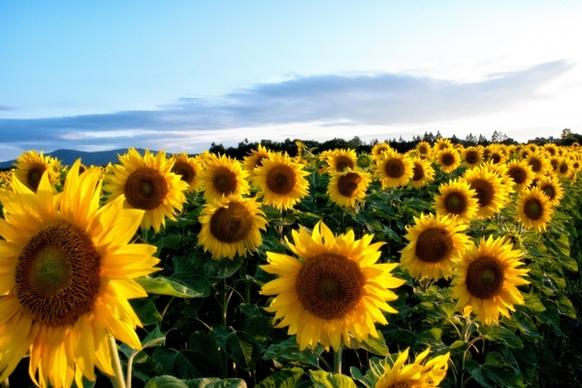
#> input picture CV EXP/test.jpg, 582 x 388 px
$ python CV1.py
#> lines starting #> are read from the running program, lines starting #| are printed output that depends on the picture; after the words box and inside, x2 and y2 are one past the last pixel; in counts of white or black regions, pixels touching at a corner belong together
import cv2
import numpy as np
import matplotlib.pyplot as plt

# ---------- Unicode-safe image loading ----------
image_path = r"C:\Users\Jerry David\OneDrive\문서\CV EXP\test.jpg"

with open(image_path, "rb") as f:
    data = np.frombuffer(f.read(), np.uint8)

img = cv2.imdecode(data, cv2.IMREAD_COLOR)
#> img is the input picture: shape (388, 582, 3); mean B, G, R 100.6, 137.8, 141.3

# Safety check
if img is None:
    print("Error: Image not loaded.")
    exit()

# ---------- a) Convert to Grayscale ----------
gray = cv2.cvtColor(img, cv2.COLOR_BGR2GRAY)
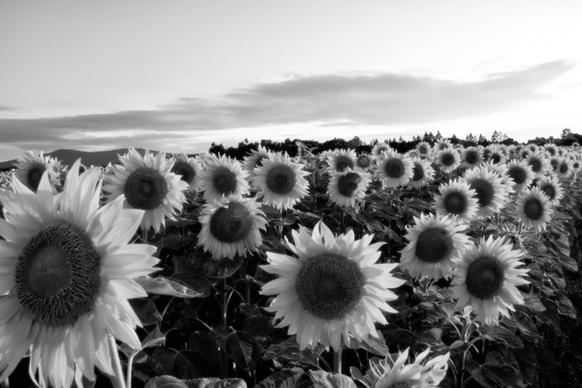
#> gray: shape (388, 582); min 0, max 255, mean 134.6

# ---------- b) Gaussian Blur ----------
gaussian_blur = cv2.GaussianBlur(gray, (5, 5), 1.0)

# ---------- c) Canny Edge Detection ----------
edges = cv2.Canny(gray, 100, 200)
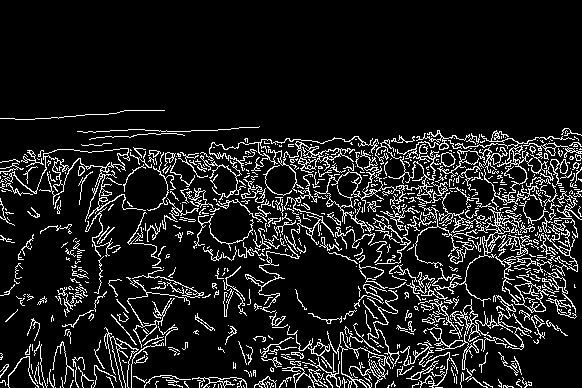
#> edges: shape (388, 582); 11.3% white in thin lines or dots, all inside (x1, y1, x2, y2) = (0, 110, 582, 388)

# ---------- d) Dilation ----------
kernel = np.ones((5, 5), np.uint8)
dilated = cv2.dilate(edges, kernel, iterations=1)
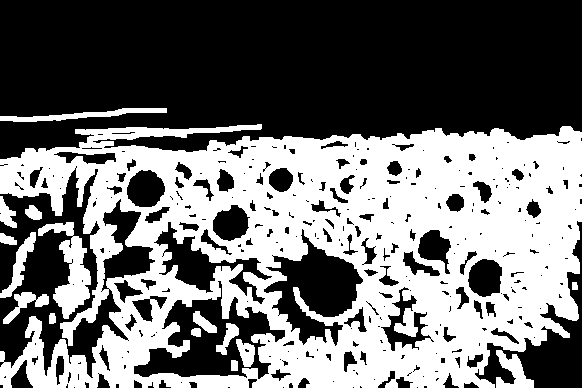
#> dilated: shape (388, 582); 44.4% white; 16 white regions, largest, box (x1, y1, x2, y2) and area: (0, 124, 582, 388) 93553, (38, 222, 91, 319) 2049, (0, 108, 167, 122) 880

# ---------- e) Erosion ----------
eroded = cv2.erode(edges, kernel, iterations=1)
#> eroded: shape (388, 582); every value is 0

# ---------- Display Results ----------
titles = [
    "Original Image",
    "Grayscale Image",
    "Gaussian Blurred Image",
    "Canny Edge Detection",
    "Dilated Image",
    "Eroded Image"
]

images = [
    cv2.cvtColor(img, cv2.COLOR_BGR2RGB),
    gray,
    gaussian_blur,
    edges,
    dilated,
    eroded
]

plt.figure(figsize=(15, 8))

for i in range(len(images)):
    plt.subplot(2, 3, i + 1)
    plt.imshow(images[i], cmap="gray" if i != 0 else None)
    plt.title(titles[i])
    plt.axis("off")
#> this loop made 6 passes

plt.tight_layout()
plt.show()
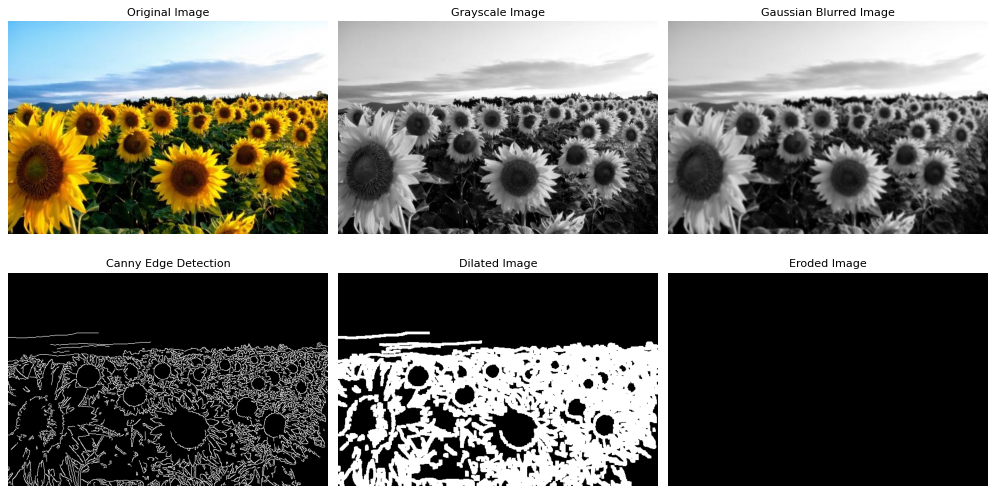
#> figure drawn by matplotlib, 6 panels
